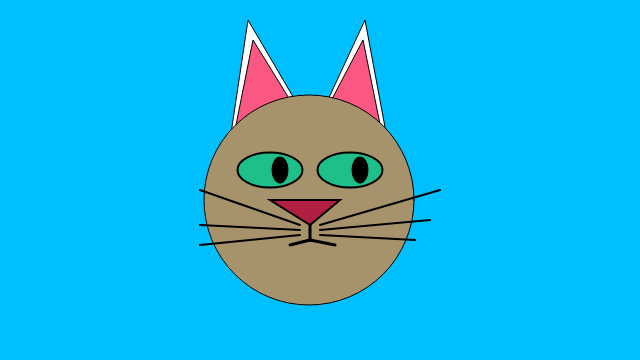
Frame 1 (no input)
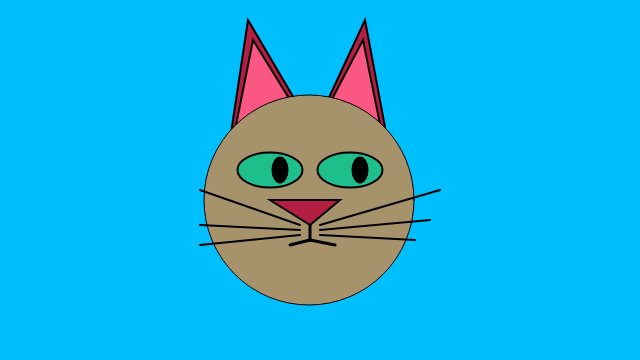
Frame 60 (no input)
Frame 120 (the mouse pressed at the canvas centre since frame 60): identical to frame 60, image omitted

The p5.js sketch that drew these frames (run headless with seeded random() and noise() and a simulated clock; from frame 60 on, the mouse is pressed at the canvas centre):

// p5.js sketch
// ── sketch.js
/*
		self potrait
    by George 
		02/06/2020
*/
var x = 300;
var y = 200;

//size variables
var s = 200;


function setup(){
	createCanvas(640, 360);	
}

function draw() {
background(0,191, 255);

	//arc(x + 100,y - 30, s - 140, s - 150,-HALF_PI, HALF_PI);
    //arc(400, 160, 20, 30,-HALF_PI, HALF_PI);
    //arc(x - 80,y - 30, s - 150, s - 140,HALF_PI, -HALF_PI)
    triangle(230, 140, 248, 20, 295, 100);
    triangle(300, 160, 365, 20, 385, 127);
    fill('#FA5882');
    triangle(300, 160, 363, 40, 380, 124);//RIGHT INNER 
    triangle(233, 140, 253, 40, 290, 100);// LEFT INNER


	strokeWeight(1);
	fill('#a6936c');
	ellipse(309, 200, 210);// headShape

//ellipse(x, y, s);

	strokeWeight(2);
	fill('#1fbf8c'); 
	ellipse(x + 50, y - 30, s - 135, s - 165); // RIGHT EYE
	ellipse(x - 30, y - 30, s - 135, s - 165); // RIGHT EYE
	fill('black');
	ellipse(x + 60, y - 30, s - 185, s - 175); //RIGHT eyes
	ellipse(x - 20, y - 30, s - 185, s - 175); //left eyes
	

	//strokeWeight(2);
 
	line(x + 20, y + 25, s + 240, s - 10);//left whisker1
    line(x + 20, y + 30 , s + 230, s + 20); // left whisker2
    line(x + 20, y + 35, s + 215, s + 40);// left whisker3
    line(x, y + 25, s, s - 10);
    line(x, y + 30, s, s + 25);
    line(x, y + 35, s, s + 45);

     strokeWeight(3);
	line(x + 10, y + 25, s + 110, s + 40);//middle line for mouth  
	line(x - 10, y + 45, s + 110, s + 40);//right line for the mouth 
	line(x + 35, y + 45, s + 110, s + 40);// left ling for the mouth 
    
    //fill('white');
    //strokeWeight(1);
	//ellipse(x - 45, y + 130, s - 100, s - 140); // pow
	//ellipse(x + 65, y + 130, s - 100, s - 140); // pow two



    //arc(x + 100,y - 100, 30, 20, 0,-HALF_PI, HALF_PI);
    //arc(x, y - 40, 20, 30,-HALF_PI, HALF_PI);
    
    


    fill('#b31e43');
    strokeWeight(2);
    triangle(310, 225, 270, 200, 340, 200);

       

}
